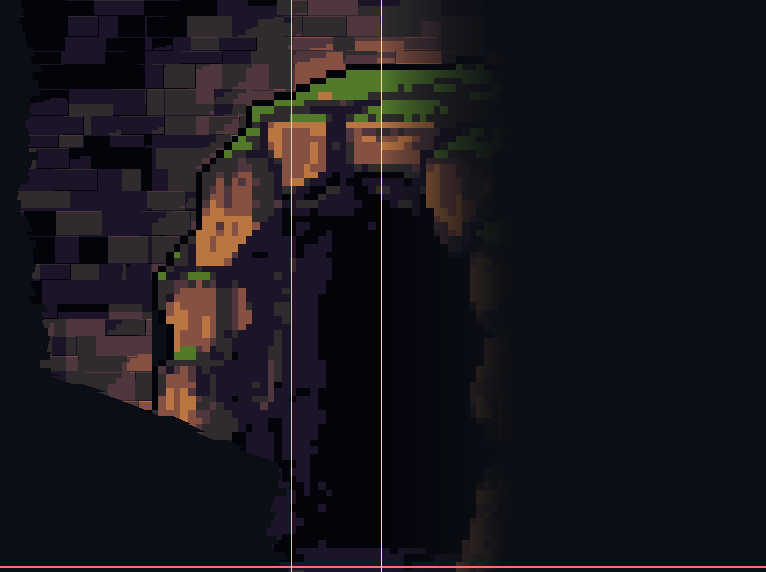
#> input picture art-src/_cave-check.png, 766 x 572 px
$ python extract-walk.py _cave-check.png out.png 5 5
#> lines starting #> are read from the running program, lines starting #| are printed output that depends on the picture
"""
Pull the masked walk cycle out of the reference sheet and normalise it into a
game-ready strip.

The source is a high-resolution illustration, so the work is: isolate frames,
strip the background, align every frame to a common baseline (or the character
jitters), downscale, then quantise the palette so the result reads as deliberate
pixel art rather than a blurry photo.
"""
import sys
from collections import Counter
from pathlib import Path
from PIL import Image

SRC = Path(sys.argv[1])
OUT = Path(sys.argv[2])
OUT.mkdir(parents=True, exist_ok=True)
TARGET_W, TARGET_H = int(sys.argv[3]), int(sys.argv[4])
PALETTE_SIZE = 24

im = Image.open(SRC).convert("RGBA")
#> im is the input picture: PIL image 766x572 RGBA; mean R, G, B, A 25, 22.2, 27.1, 254.6
W, H = im.size
#> W = 766; H = 572
px = im.load()

bg = Counter(px[x, y][:3] for y in range(0, H, 3) for x in range(0, W, 3)).most_common(1)[0][0]
#> bg = (11, 14, 20)


def is_bg(c, tol=10):
    # Tight tolerance on purpose: the character's trousers are nearly as dark as
    # the backdrop, and a loose threshold eats his legs.
    return all(abs(c[i] - bg[i]) <= tol for i in range(3))


# The sheet has two labelled rows; the masked cycle is the lower half.
row_top, row_bot = int(H * 0.55), int(H * 0.94)
#> row_top = 314; row_bot = 537

cols = [any(not is_bg(px[x, y][:3]) for y in range(row_top, row_bot)) for x in range(W)]
#> cols = 766 items, first 6: False, False, False, False, False, False
groups, start = [], None
for x, filled in enumerate(cols + [False]):
    if filled and start is None:
        start = x
    elif not filled and start is not None:
        if x - start > 40:  # ignore caption digits
            groups.append((start, x - 1))
        start = None
#> this loop made 767 passes
#> (filled, start) on pass 41: (True, 40)
#> start on pass 471: 470
#> after the loop, groups = [(40, 383)]

print(f"background rgb{bg}")
#| background rgb(11, 14, 20)
print(f"frames in masked row: {len(groups)}")
#| frames in masked row: 1

boxes = []
for x0, x1 in groups:
    ys = [y for y in range(row_top, row_bot) if any(not is_bg(px[x, y][:3]) for x in range(x0, x1 + 1))]
    # Trim the caption: keep the tallest contiguous run of content.
    runs, s = [], None
    for y in range(row_top, row_bot):
        hit = y in set(ys)
        if hit and s is None:
            s = y
        elif not hit and s is not None:
            runs.append((s, y - 1))
            s = None
    if s is not None:
        runs.append((s, row_bot - 1))
    y0, y1 = max(runs, key=lambda r: r[1] - r[0])
    # Caption digits survive the column scan; a character is far taller.
    if y1 - y0 < 150:
        continue
    boxes.append((x0, y0, x1, y1))
    print(f"  frame: x {x0}-{x1} ({x1 - x0 + 1}w)  y {y0}-{y1} ({y1 - y0 + 1}h)")
#> this loop made 1 pass
#> (x0, x1, y0, y1) on pass 1: (40, 383, 314, 536)
#|   frame: x 40-383 (344w)  y 314-536 (223h)
#> after the loop, boxes = [(40, 314, 383, 536)]

if len(boxes) != 6:
    print(f"WARNING: expected 6 frames, kept {len(boxes)}")
#| WARNING: expected 6 frames, kept 1

# A common scale for every frame, driven by the tallest, so relative size holds.
max_h = max(b[3] - b[1] + 1 for b in boxes)
#> max_h = 223
scale = (TARGET_H - 2) / max_h  # 2px of headroom
#> scale = 0.0135

frames = []
for x0, y0, x1, y1 in boxes:
    crop = im.crop((x0, y0, x1 + 1, y1 + 1))
    # Knock out the background so the sprite composites cleanly.
    data = [(0, 0, 0, 0) if is_bg(p[:3]) else p for p in crop.getdata()]
    crop.putdata(data)

    w = max(1, int(round(crop.width * scale)))
    h = max(1, int(round(crop.height * scale)))
    small = crop.resize((w, h), Image.LANCZOS)

    canvas = Image.new("RGBA", (TARGET_W, TARGET_H), (0, 0, 0, 0))
    # Align on the feet and the horizontal centre — misalignment here is what
    # makes a walk cycle look like it is sliding around.
    canvas.alpha_composite(small, ((TARGET_W - w) // 2, TARGET_H - h))
    frames.append(canvas)
#> this loop made 1 pass
#> (x0, y0, x1, y1, w, h) on pass 1: (40, 314, 383, 536, 5, 3)
#> pass 1, `crop = im.crop((x0, y0, x1 + 1, y1 + 1))`:
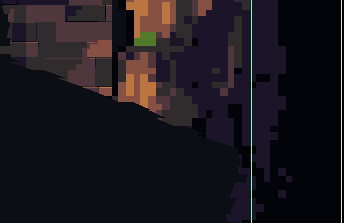
#> crop: PIL image 344x223 RGBA; mean R, G, B, A 27.3, 22.9, 28.9, 254.4; transparent parts drawn white
#> after the loop:
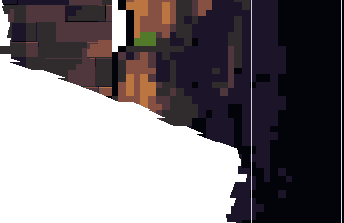
#> crop: PIL image 344x223 RGBA; mean R, G, B, A 23, 17.5, 21.1, 155.6; transparent parts drawn white
#> after the loop, frames = 1 item

# Quantise across all frames together so the palette is shared and stable.
sheet = Image.new("RGBA", (TARGET_W * len(frames), TARGET_H), (0, 0, 0, 0))
for i, f in enumerate(frames):
    sheet.paste(f, (i * TARGET_W, 0))
#> this loop made 1 pass

alpha = sheet.getchannel("A").point(lambda a: 255 if a > 110 else 0)
flat = Image.new("RGB", sheet.size, bg)
flat.paste(sheet.convert("RGB"), (0, 0), alpha)
q = flat.quantize(colors=PALETTE_SIZE, method=Image.MEDIANCUT, dither=Image.Dither.NONE).convert("RGB")
q.putalpha(alpha)

q.save(OUT / "player-run.png")
print(f"wrote player-run.png {q.width}x{q.height} ({PALETTE_SIZE} colours)")
#| wrote player-run.png 5x5 (24 colours)

idle = q.crop((0, 0, TARGET_W, TARGET_H))
idle.save(OUT / "player-idle.png")
print(f"wrote player-idle.png {idle.width}x{idle.height}")
#| wrote player-idle.png 5x5

scale_up = 5
prev = Image.new("RGBA", (q.width * scale_up, q.height * scale_up), (0x15, 0x16, 0x1a, 255))
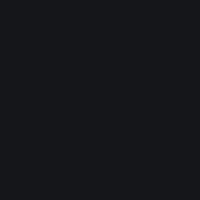
#> prev: PIL image 25x25 RGBA (shown 8 times larger); mean R, G, B, A 21, 22, 26, 255
prev.alpha_composite(q.resize((q.width * scale_up, q.height * scale_up), Image.NEAREST), (0, 0))
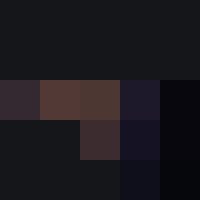
#> prev: PIL image 25x25 RGBA (shown 8 times larger); mean R, G, B, A 26.9, 24.2, 29.4, 255
prev.save(OUT / "_preview.png")
print("wrote _preview.png")
